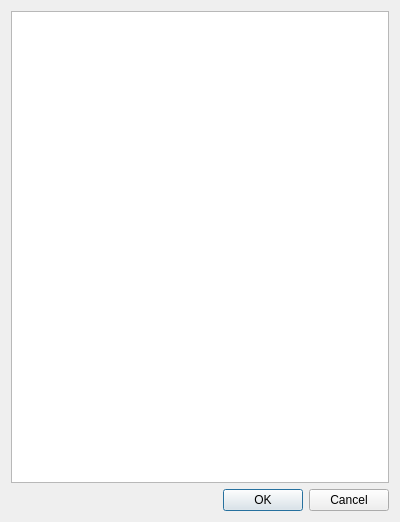
<?xml version="1.0" encoding="UTF-8"?>
<ui version="4.0">
 <class>VahallaLocateDialog</class>
 <widget class="QDialog" name="VahallaLocateDialog">
  <property name="geometry">
   <rect>
    <x>0</x>
    <y>0</y>
    <width>400</width>
    <height>522</height>
   </rect>
  </property>
  <property name="windowTitle">
   <string>Locate Response</string>
  </property>
  <layout class="QVBoxLayout" name="verticalLayout">
   <item>
    <widget class="QTextBrowser" name="locate_text"/>
   </item>
   <item>
    <widget class="QDialogButtonBox" name="locate_buttons">
     <property name="orientation">
      <enum>Qt::Horizontal</enum>
     </property>
     <property name="standardButtons">
      <set>QDialogButtonBox::Cancel|QDialogButtonBox::Ok</set>
     </property>
    </widget>
   </item>
  </layout>
 </widget>
 <resources/>
 <connections>
  <connection>
   <sender>locate_buttons</sender>
   <signal>accepted()</signal>
   <receiver>VahallaLocateDialog</receiver>
   <slot>accept()</slot>
   <hints>
    <hint type="sourcelabel">
     <x>248</x>
     <y>254</y>
    </hint>
    <hint type="destinationlabel">
     <x>157</x>
     <y>274</y>
    </hint>
   </hints>
  </connection>
  <connection>
   <sender>locate_buttons</sender>
   <signal>rejected()</signal>
   <receiver>VahallaLocateDialog</receiver>
   <slot>reject()</slot>
   <hints>
    <hint type="sourcelabel">
     <x>316</x>
     <y>260</y>
    </hint>
    <hint type="destinationlabel">
     <x>286</x>
     <y>274</y>
    </hint>
   </hints>
  </connection>
 </connections>
</ui>
